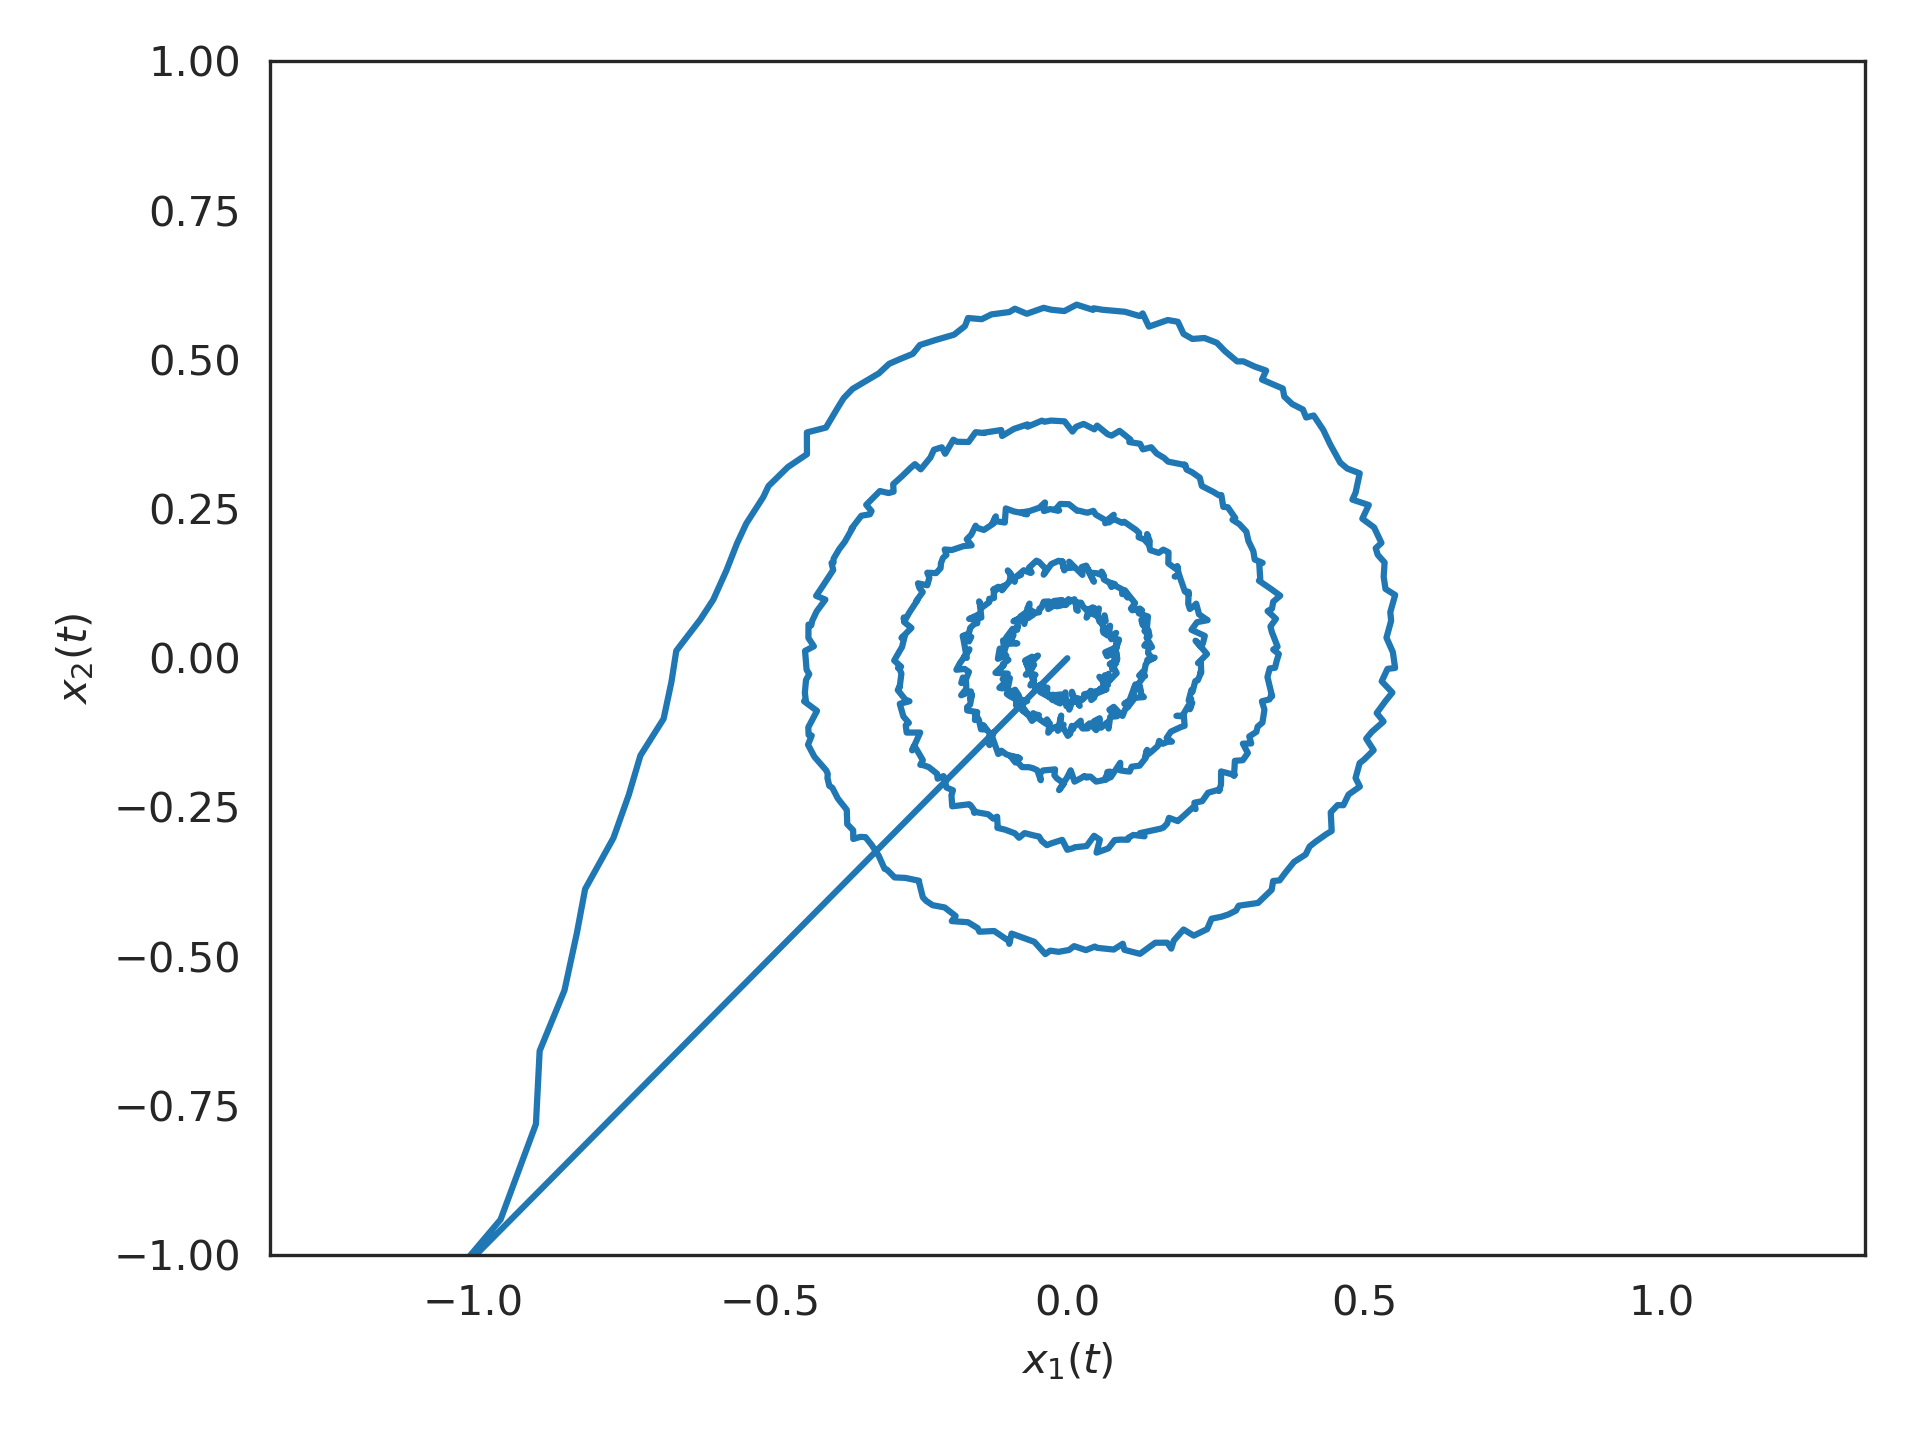

Python code for this plot:
from nengolib.networks import LinearNetwork
from nengolib.synapses import Bandpass

# Implementing a 5 Hz :func:`.Bandpass` filter (i.e., a decaying 2D
# oscillator) using 1000 spiking LIF neurons:

import nengo
from nengolib import Network
from nengolib.signal import Balanced
with Network() as model:
    stim = nengo.Node(output=lambda t: 100*int(t < .01))
    sys = LinearNetwork(sys=Bandpass(freq=5, Q=10),
                        n_neurons_per_ensemble=500,
                        synapse=.1, dt=1e-3, realizer=Balanced())
    nengo.Connection(stim, sys.input, synapse=None)
    p = nengo.Probe(sys.state.output, synapse=.01)
with nengo.Simulator(model, dt=sys.dt) as sim:
    sim.run(1.)

# Note there are exactly 5 oscillations within 1 second, in response to a
# saturating impulse:

import matplotlib.pyplot as plt
plt.plot(*sim.data[p].T)
plt.xlabel("$x_1(t)$")
plt.ylabel("$x_2(t)$")
plt.axis('equal')
plt.xlim(-1, 1)
plt.ylim(-1, 1)
plt.show()
